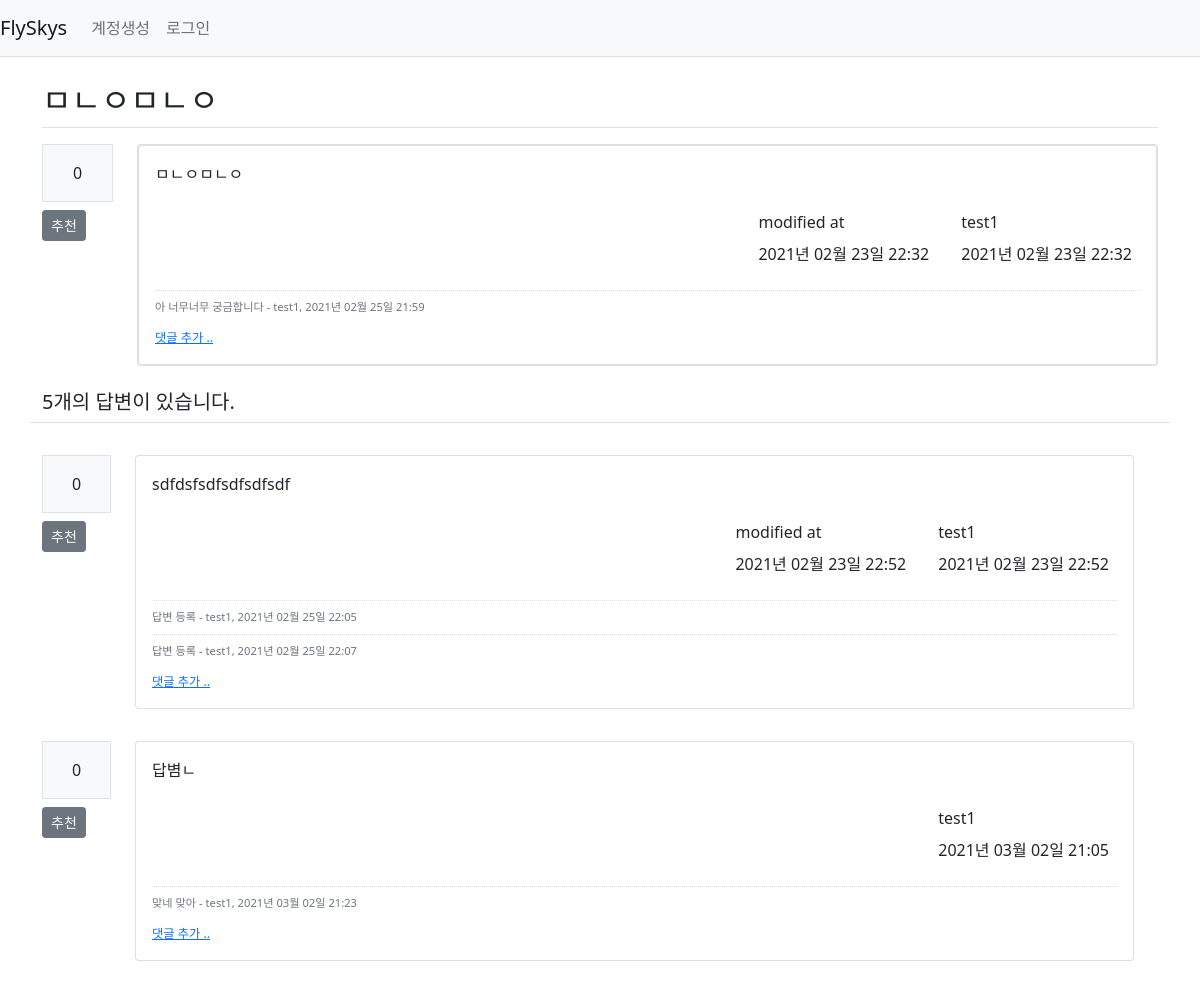
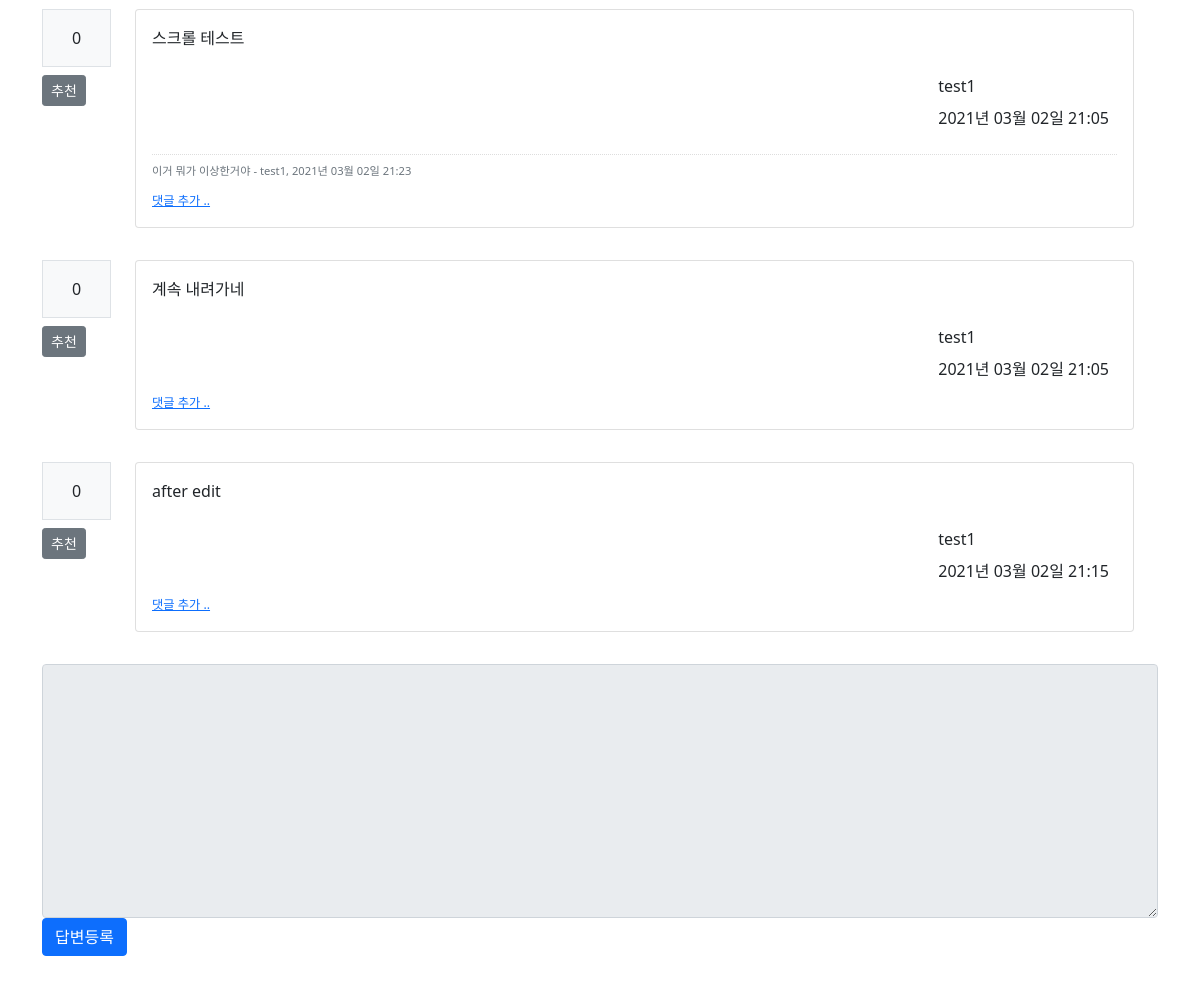
/question/detail/307/, run on the app's committed database (2 pictures, top to bottom).
### flyskys/models.py (models this page shows)
class Question(db.Model):
    id = db.Column(db.Integer, primary_key=True)
    subject = db.Column(db.String(200), nullable=False)
    content = db.Column(db.Text(), nullable=False)
    create_date = db.Column(db.DateTime(), nullable=False)
    user_id = db.Column(db.Integer, db.ForeignKey(
        'user.id', ondelete='CASCADE'), nullable=False)
    user = db.relationship('User', backref=db.backref('question_set'))
    modify_date = db.Column(db.DateTime(), nullable=True)
    voter = db.relationship('User', secondary=question_voter,
                            backref=db.backref('question_voter_set'))

class User(db.Model):
    id = db.Column(db.Integer, primary_key=True)
    username = db.Column(db.String(150), unique=True, nullable=False)
    password = db.Column(db.String(200), nullable=False)
    email = db.Column(db.String(120), unique=True, nullable=False)

class Comment(db.Model):
    id = db.Column(db.Integer, primary_key=True)
    user_id = db.Column(db.Integer, db.ForeignKey(
        "user.id", ondelete="CASCADE"), nullable=False)
    user = db.relationship('User', backref=db.backref('comment_set'))
    content = db.Column(db.Text(), nullable=False)
    create_date = db.Column(db.DateTime(), nullable=False)
    modify_date = db.Column(db.DateTime())
    question_id = db.Column(db.Integer, db.ForeignKey(
        'question.id', ondelete='CASCADE'), nullable=True)
    question = db.relationship('Question', backref=db.backref('comment_set'))
    answer_ud = db.Column(db.Integer, db.ForeignKey(
        'answer.id', ondelete='CASCADE'), nullable=True)
    answer = db.relationship('Answer', backref=db.backref('comment_set'))

class Answer(db.Model):
    id = db.Column(db.Integer, primary_key=True)
    question_id = db.Column(
        db.Integer, db.ForeignKey("question.id", ondelete="CASCADE")
    )
    question = db.relationship("Question", backref=db.backref("answer_set"))
    content = db.Column(db.Text(), nullable=False)
    create_date = db.Column(db.DateTime(), nullable=False)
    user_id = db.Column(db.Integer, db.ForeignKey(
        'user.id', ondelete='CASCADE'), nullable=False)
    user = db.relationship('User', backref=db.backref('answer_set'))
    modify_date = db.Column(db.DateTime(), nullable=True)
    voter = db.relationship('User', secondary=answer_voter,
                            backref=db.backref('answer_voter_set'))

### flyskys/views/question_views.py (the view)
@bp.route("/detail/<int:question_id>/")
def detail(question_id):
    form = AnswerForm()
    question = Question.query.get_or_404(question_id)
    return render_template("question/question_detail.html", question=question, form=form)

### flyskys/forms.py
class AnswerForm(FlaskForm):
    content = TextAreaField(
        '내용', validators=[DataRequired('내용은 필수 입력 항목입니다.')])

### flyskys/filter.py (called while the page is built)
def format_datetime(value, fmt='%Y년 %m월 %d일 %H:%M'):
    return value.strftime(fmt)

### flyskys/views/auth_views.py (called while the page is built)
@bp.before_app_request
def load_logged_in_user():
    user_id = session.get('user_id')
    if user_id is None:
        g.user = None
    else:
        g.user = User.query.get(user_id)

### flyskys/templates/question/question_detail.html (shortened to what this page needs)
{% extends 'base.html' %} {% block content %}
<div class="container my-3">
  <h2 class="border-bottom py-2">{{ question.subject }}</h2>
  <div class="row my-3">
    <div class="col-1">
      <div class="bg-light text-center p-3 border font-weight-bolder mb-1">
        {{ question.voter|length }}
      </div>
      <a
        href="#"
        data-uri="{{ url_for('vote.question', question_id=question.id) }}"
        class="recommend btn btn-sm btn-secondary btn-block my-1"
        >추천</a
      >
    </div>
    <div class="col-11">
      <div class="card">
        <div class="card">
          <div class="card-body">
            <div class="card-text">{{ question.content | markdown }}</div>
            <div class="d-flex justify-content-end">
              {% if question.modify_date %}
              <div class="p-2 text-left mx-3">
                <div class="mb-2">modified at</div>
                <div>{{ question.modify_date|datetime }}</div>
              </div>
              {% endif %}
              <div class="p-2 text-left">
                <div class="mb-2">{{ question.user.username }}</div>
                <div>{{ question.create_date|datetime }}</div>
              </div>
            </div>
            {% if question.comment_set|length > 0 %}
            <div class="mt-3">
              {% for comment in question.comment_set %}
              <div class="comment py-2 text-muted">
                <span style="white-space: pre-line">{{ comment.content }}</span>
                <span>
                  - {{ comment.user.username }}, {{ comment.create_date|datetime
                  }}
                </span>
              </div>
              {% endfor %}
            </div>
            {% endif %}
            <div>
              <a
                href="{{ url_for('comment.create_question', question_id=question.id) }}"
                class="small"
                ><small>댓글 추가 ..</small></a
              >
            </div>
          </div>
        </div>
      </div>
    </div>
    <h5 class="border-bottom my-3 py-2">
      {{ question.answer_set|length }}개의 답변이 있습니다.
    </h5>
    {% for answer in question.answer_set %}
    <div class="row my-3">
      <div class="col-1">
        <div class="bg-light text-center p-3 border font-weight-bolder mb-1">
          {{ answer.voter|length }}
        </div>
        <a
          href="#"
          data-uri="{{ url_for('vote.answer', answer_id=answer.id) }}"
          class="recommend btn btn-sm btn-secondary btn-block my-1"
          >추천</a
        >
      </div>
      <div class="col-11">
        <div class="card">
          <div class="card-body">
            <div class="card-text">{{ answer.content | markdown }}</div>
            <div class="d-flex justify-content-end">
              {% if answer.modify_date %}
              <div class="p-2 text-left mx-3">
                <div class="mb-2">modified at</div>
                <div>{{ answer.modify_date|datetime }}</div>
              </div>
              {% endif %}
              <div class="p-2 text-left">
                <div class="mb-2">{{ answer.user.username }}</div>
                <div>{{ answer.create_date|datetime }}</div>
              </div>
            </div>
            {% if answer.comment_set|length > 0 %}
            <div class="mt-3">
              {% for comment in answer.comment_set %}
              <div class="comment py-2 text-muted">
                <span style="white-space: pre-line">{{ comment.content }}</span>
                <span>
                  - {{ comment.user.username }}, {{ comment.create_date|datetime
                  }}
                </span>
              </div>
              {% endfor %}
            </div>
            {% endif %}
            <div>
              <a
                href="{{ url_for('comment.create_answer', answer_id=answer.id) }}"
                class="small"
                ><small>댓글 추가 ..</small></a
              >
            </div>
          </div>
        </div>
      </div>
    </div>
    {% endfor %}
    <form
      action="{{ url_for('answer.create', question_id=question.id) }}"
      method="post"
      class="my-3"
    >
      <div class="form-group">
        <textarea
          {%
          if
          not
          g.user
          %}disabled{%
          endif
          %}
          name="content"
          id="content"
          class="form-control"
          rows="10"
        ></textarea>
      </div>
      <input type="submit" value="답변등록" class="btn btn-primary" />
    </form>
  </div>
  {% endblock %}

### flyskys/static/style.css (style rules this page uses)
.comment { border-top: dotted 1px #ddd; font-size: 0.7em; }

### data on the page
Question: subject "ㅁㄴㅇㅁㄴㅇ", content "ㅁㄴㅇㅁㄴㅇ", modify_date "2021년 02월 23일 22:32", create_date "2021년 02월 23일 22:32"
User: user.username "test1"
Comment: content "아 너무너무 궁금합니다", user.username "test1", create_date "2021년 02월 25일 21:59"
Answer: voter|length "0", content "sdfdsfsdfsdfsdfsdf", modify_date "2021년 02월 23일 22:52", user.username "test1", create_date "2021년 02월 23일 22:52"
Comment: content "답변 등록", user.username "test1", create_date "2021년 02월 25일 22:05"
Comment: content "답변 등록", user.username "test1", create_date "2021년 02월 25일 22:07"
Answer: voter|length "0", content "답볌ㄴ", user.username "test1", create_date "2021년 03월 02일 21:05"
Comment: content "맞네 맞아", user.username "test1", create_date "2021년 03월 02일 21:23"
Answer: voter|length "0", content "스크롤 테스트", user.username "test1", create_date "2021년 03월 02일 21:05"
Comment: content "이거 뭐가 이상한거야", user.username "test1", create_date "2021년 03월 02일 21:23"
Answer: voter|length "0", content "계속 내려가네", user.username "test1", create_date "2021년 03월 02일 21:05"
Answer: voter|length "0", content "after edit", user.username "test1", create_date "2021년 03월 02일 21:15"

### other printed values
{{ question.voter|length }} "0"
{{ question.answer_set|length }} "5"
